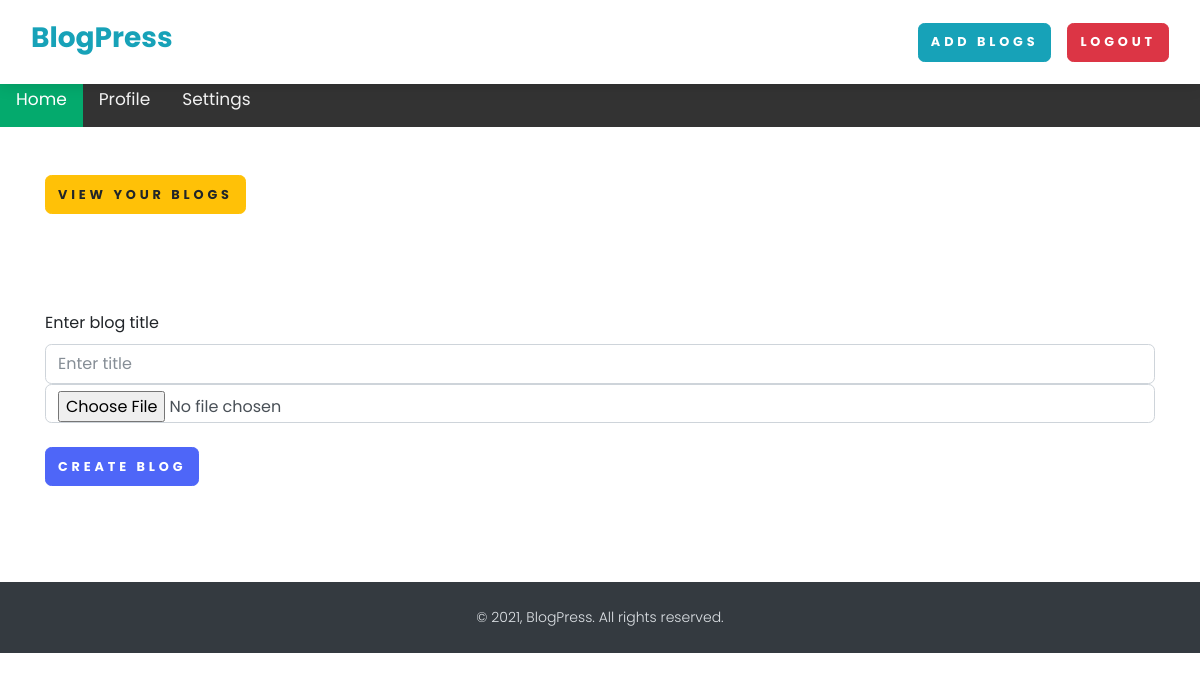
Before: /blog-update/ibm/ (signed in) with the older database file.
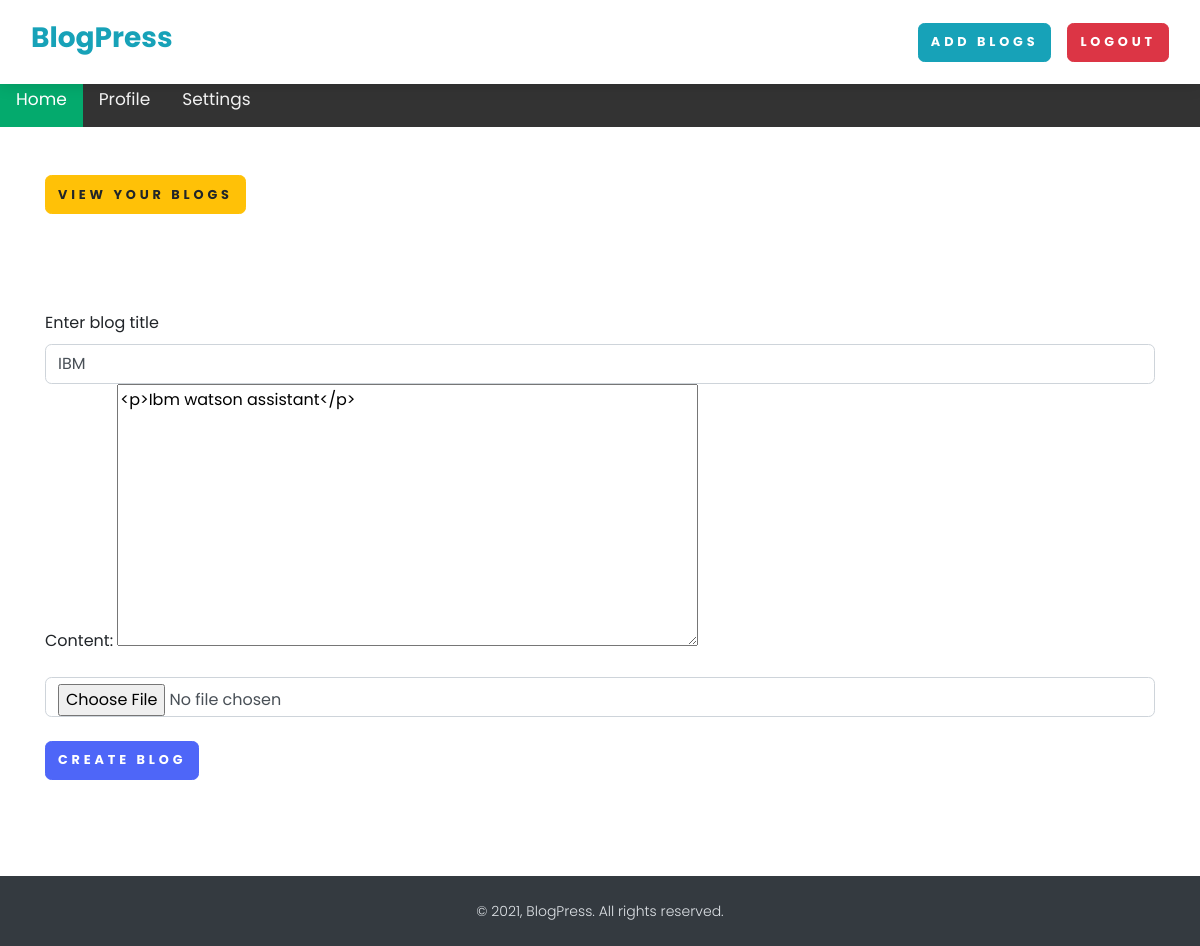
After: the same page with the newer database file.
### App/models.py (models this page shows, shortened)
class BlogModel(models.Model):
	user 			= models.ForeignKey(User, blank=True , null=True , on_delete=models.CASCADE)
	title 			= models.CharField(max_length=1000)
	content 		= FroalaField()
	slug 			= models.SlugField(max_length=1000 , null=True , blank=True)
	image 			= models.ImageField(upload_to='blog')
	created_at 		= models.DateTimeField(auto_now_add=True)
	upload_to 		= models.DateTimeField(auto_now=True)
	browser 		= models.CharField(max_length=200)
	ip_address		= models.CharField(max_length=100)

### App/views.py (the view, shortened to what this page needs)
# urls.py: path('blog-update/<slug>/' , blog_update , name="blog_update"),
@login_required(login_url="/login/")
def blog_update(request ,slug):
    context = {}
    try:
        blog_obj = BlogModel.objects.get(slug = slug)
        if blog_obj.user != request.user:
            return redirect('/')
        initial_dict = {'content': blog_obj.content}
        form = BlogForm(initial = initial_dict)
        context['blog_obj']     = blog_obj
        context['form']         = form
    except Exception as e :
        print(e)
    return render(request ,'update_blog.html' ,context)

### App/form.py
class BlogForm(forms.ModelForm):
    class Meta:
        model = BlogModel
        fields = ['content']

### App/templates/update_blog.html (shortened to what this page needs)
{% extends "base.html" %}
{% block start %}
<div class="container mt-5">
    <a href="{% url 'see_blog' %}" class="btn btn-warning">View Your blogs</a>
    <form method="post" class="mt-5 pt-5 mb-5 pb-5" enctype="multipart/form-data">
        <div class="row">
            <div class="col-md-12">
                <label>Enter blog title</label>
                <input type="text" value="{{blog_obj.title}}" class="form-control" placeholder="Enter title" name="title">
            </div>
            <div class="col-md-12">
                {{form.as_p}}
            </div>
            <div class="col-md-12">
                <input type="file" name="image" class="form-control" >
                </div>
        </div>
        <button type="submit" class="btn btn-primary mt-4">Create Blog</button>
    </form>
</div>
{% endblock %}

Changed rows visible on the page:
added BlogModel: title "IBM", content "<p>Ibm watson assistant</p>"
Other visible differences:
text now shown: "Content:"
